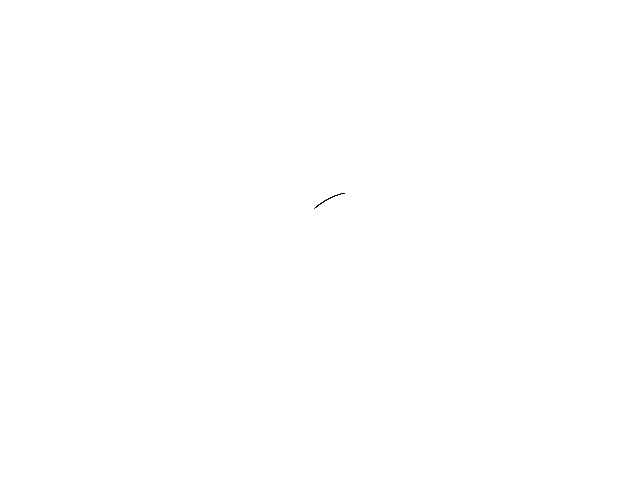
Frame 1 (no input)
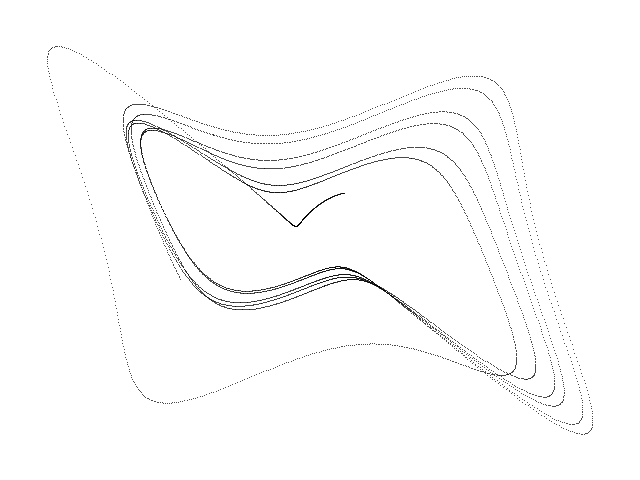
Frame 60 (the mouse pressed at the canvas centre just before this capture)
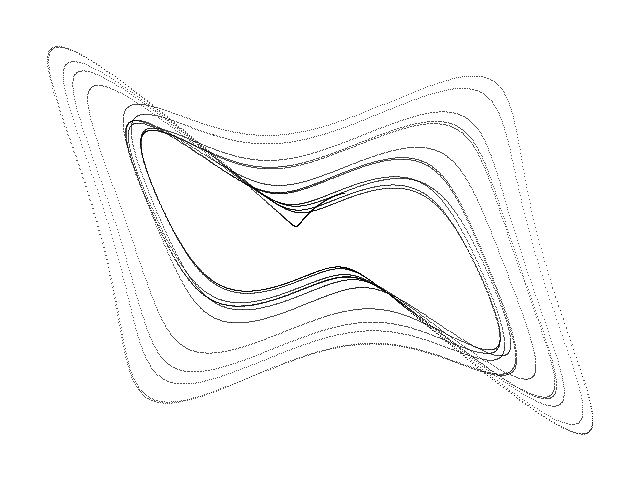
Frame 120 (the mouse held since frame 60 and released just before this capture)

The Processing sketch that drew these frames (run headless with seeded random() and noise(); from frame 60 on, the mouse is pressed at the canvas centre):

// Processing sketch: Sakarya
// ── Sakarya.pde
// Sakarya chaotic attractor //

  float x = 1.0;
  float y = -1.0;
  float z = 1.0;
  float dt = 0.005;
  float a = 0.3199;
  float b = 0.9;


void setup() {
  
  size(640, 480);
  background(255);
  
}

void draw() {
  
  for (int i=0; i<100; i++) {
    
    float nx = x;
    float ny = y;
    float nz = z;
        
    x = nx + dt * (- nx + ny + ny * nz);
    y = ny + dt * (- nx - ny + a * nx * nz);
    z = nz + dt * (nz - b * nx * ny); 
  
    point(320 + (25 * x), 240 + (47 * y));
        
  }

}
